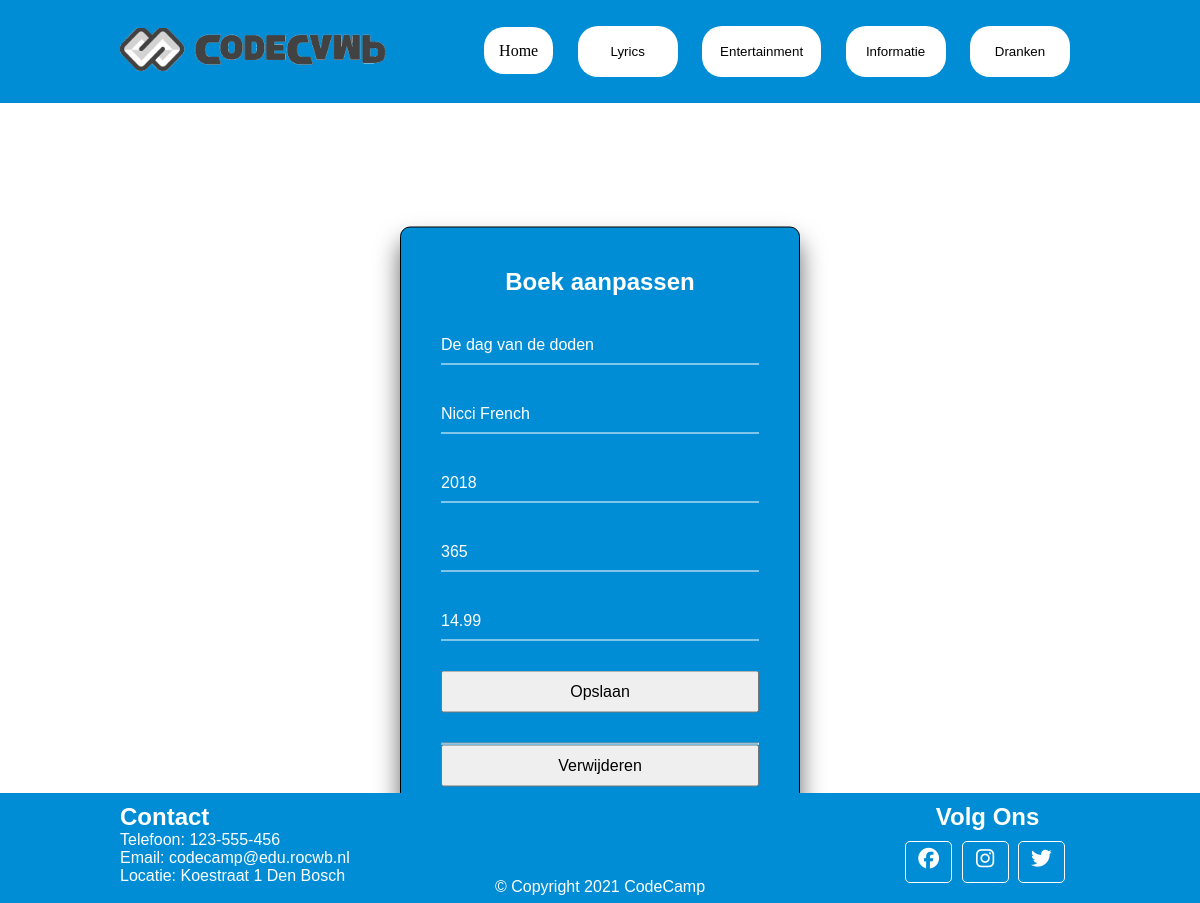
Page /tasks/edit.php?id=1 on the committed database.
### tables this page shows
CREATE TABLE `boeken` (
  `id` int(11) UNSIGNED NOT NULL,
  `titel` varchar(50) NOT NULL,
  `auteur` varchar(50) NOT NULL,
  `jaartal` int(11) NOT NULL DEFAULT '0',
  `pagina` int(11) NOT NULL DEFAULT '0',
  `prijs` decimal(8,2) NOT NULL,
  `beschrijving` varchar(255) DEFAULT NULL
);

### tasks/edit.php (the view, shortened to what this page needs)
<!DOCTYPE html>
<html lang="en">
<head>
    <link rel="stylesheet" href="../css/main.css">
</head>
<body>
    <?php
    require_once('../header.php');
    ?>
    <div class="form">
        <h2>Boek aanpassen</h2>
        <?php
        $id = $_GET['id'];
        require_once '../backend/conn.php';
        $query = "SELECT * FROM boeken WHERE id = :id";
        $statement = $conn->prepare($query);
        $statement->execute([":id" => $id]);
        $boek = $statement->fetch(PDO::FETCH_ASSOC);
        ?>
        <form action="../backend/formulierController.php" method="POST">
            <div class="form-input">
                <input type="text" name="titel" id="titel" placeholder="Titel" value="<?php echo $boek['titel']; ?>">
            </div>
            <div class="form-input">
                <input type="text" name="auteur" id="auteur" placeholder="Auteur" value="<?php echo $boek['auteur']; ?>">
            </div>
            <div class="form-input">
                <input type="text" name="jaartal" id="jaartal" placeholder="Jaartal" value="<?php echo $boek['jaartal']; ?>">
            </div>
            <div class="form-input">
                <input type="number" name="pagina" id="pagina" placeholder="Pagina's" value="<?php echo $boek['pagina']; ?>">
            </div>
            <div class="form-input">
                <input type="text" name="prijs" id="prijs" placeholder="Prijs" value="<?php echo $boek['prijs']; ?>">
            </div>
            <div class="form-group">
				<input type="submit" value="Opslaan">
			</div>
        </form>
        <hr>
        <form action="../backend/formulierController.php" method="POST">
            <div class="form-group">
                <input type="submit" value="Verwijderen">
            </div>
        </form>
    </div>
    <?php
    require_once('../footer.php');
    ?>
</body>
</html>

### css/main.css (style rules this page uses)
:root { --red: #cc0000; --green: #9cd9a8; --blue: #4682b4; --brown: #b97d4b; --headFoot: #008dd5; --hoverColor: lightgray; --yellow: yellow; --purple: purple; --lightgray: #e4e4e4; --white: white; --black: black; }
* { font-family: verdana, Arial, Helvetica, sans-serif; text-decoration: none; margin: 0; padding: 0; }
.form { position: absolute; top: 60%; left: 50%; width: 400px; padding: 40px; transform: translate(-50%, -50%); background-color: #008dd5; box-sizing: border-box; box-shadow: 0 15px 25px rgba(0,0,0,.6); border-radius: 10px; border: 1px solid var(--black); }
.form h2 { margin: 0 0 30px; padding: 0; color: #fff; text-align: center; }
.form .form-input { position: relative; }
.form .form-input input { width: 100%; padding: 10px 0; font-size: 16px; color: white; margin-bottom: 30px; border: none; border-bottom: 1px solid #fff; outline: none; background: transparent; }
.form .form-group { position: relative; }
.form .form-group input { width: 100%; padding: 10px 0; font-size: 16px; margin-bottom: 30px; outline: none; }

### rows in the picture
boeken: titel "De dag van de doden", auteur "Nicci French", jaartal "2018", pagina "365", prijs "14.99"
